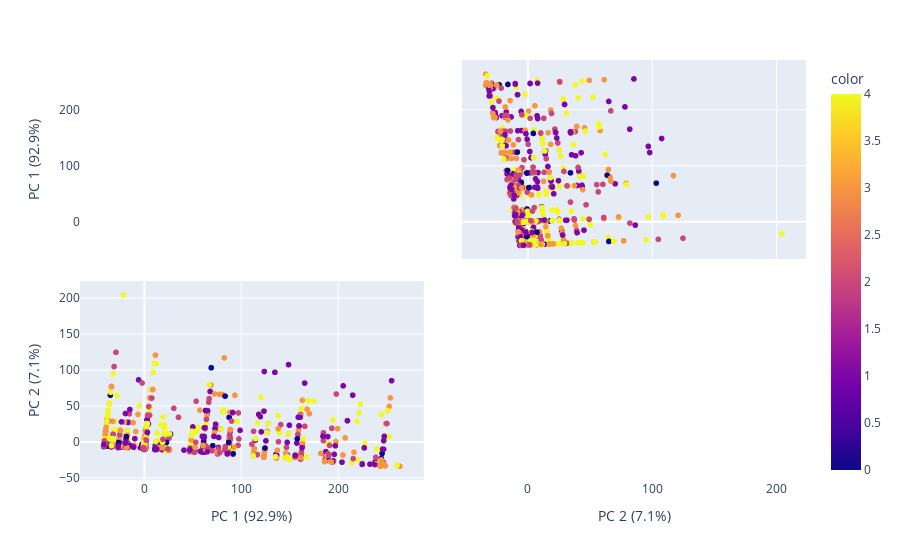

Write notebook code for a chart like this one.
### Markdown cell above
### Apply PCA to the test data

### Code cell
# Apply PCA to the test set

# read the data
df = pd.read_csv('test_split_corr.csv')

# select all columns except the target variable
features = df.columns[:-1]

pca = PCA(n_components=2)

components = pca.fit_transform(df[features])
labels = {
    str(i): f"PC {i+1} ({var:.1f}%)"
    for i, var in enumerate(pca.explained_variance_ratio_ * 100)
}

fig = px.scatter_matrix(
    components,
    labels=labels,
    dimensions=range(2),
    color=df['AdoptionSpeed']
)

fig.update_traces(diagonal_visible=False)
fig.show()


labels = [f"PC {i+1}" for i in range(components.shape[1]) ]
# Store components in a dataframe
components = pd.DataFrame(data=components, columns=labels)
# Add the target variable to the dataframe
components['AdoptionSpeed'] = df['AdoptionSpeed']

# Store in a file
components.to_csv('test_split_corr_pca.csv', index=False)

### Figure 1 — Plotly figure (JSON) as saved in the notebook; plotly's stock layout.template omitted (floating-point values rounded to 4 significant figures; data arrays with more than 128 entries replaced by an {"elided": "..."} marker saying what was removed)
{"data": [{"diagonal": {"visible": false}, "dimensions": [{"axis": {"matches": true}, "label": "PC 1 (92.9%)", "values": {"elided": "2999 float values"}}, {"axis": {"matches": true}, "label": "PC 2 (7.1%)", "values": {"elided": "2999 float values"}}], "hovertemplate": "%{xaxis.title.text}=%{x}<br>%{yaxis.title.text}=%{y}<br>color=%{marker.color}<extra></extra>", "legendgroup": "", "marker": {"color": {"elided": "2999 int values"}, "coloraxis": "coloraxis", "symbol": "circle"}, "name": "", "showlegend": false, "type": "splom"}], "layout": {"coloraxis": {"colorbar": {"title": {"text": "color"}}, "colorscale": [[0, "#0d0887"], [0.1111, "#46039f"], [0.2222, "#7201a8"], [0.3333, "#9c179e"], [0.4444, "#bd3786"], [0.5556, "#d8576b"], [0.6667, "#ed7953"], [0.7778, "#fb9f3a"], [0.8889, "#fdca26"], [1, "#f0f921"]]}, "dragmode": "select", "legend": {"tracegroupgap": 0}, "margin": {"t": 60}}}
